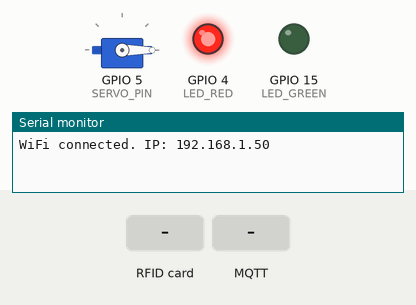
This sketch was run on a simulated ESP8266 (NodeMCU). Shown: servo, output pins drawn as LEDs (lit = HIGH), the last lines printed to the serial monitor. Dashed ring = blinking. The inputs (shaded band) are chosen by the test bench. WiFi joins after 1.5 s; servers stay silent unless stated; random numbers use the default seed unless the sketch sets one; no MQTT or app messages arrive unless stated.

Above: at 2.7 s.
2.8 s: RFID card 5E 7A 19 C4 held to the reader
At 2.87 s:
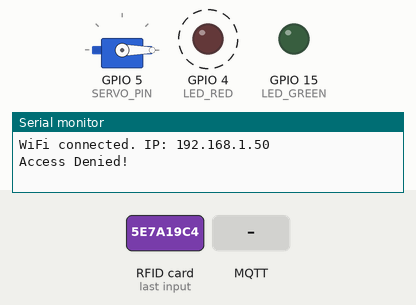
5.8 s: MQTT message "UNLOCK" arrives on the first subscribed topic
At 7.1 s:
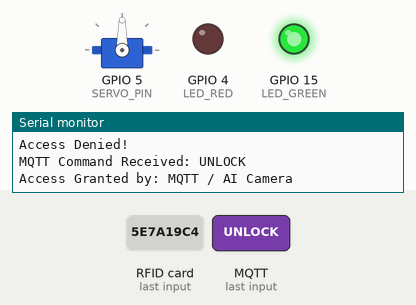
Timing chart, 0 to 12.3 s (numbered marks = the images above; inputs shaded):
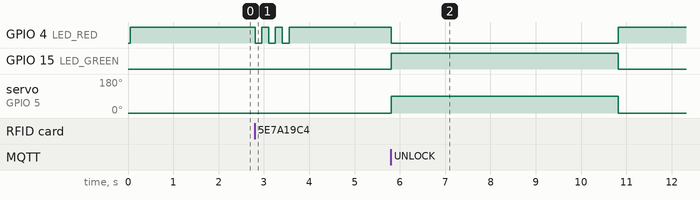

Measured:
- after the input at 2.8 s, GPIO 4 (LED_RED): alternates HIGH for 0.15 s and LOW for 0.15 s, 6 changes in all, then stays HIGH, starting at once
- after the input at 5.8 s, GPIO 4 (LED_RED): HIGH → LOW at once, → HIGH 5.0 s later; GPIO 15 (LED_GREEN): LOW → HIGH at once, → LOW 5.0 s later; servo on GPIO 5 (SERVO_PIN): 0° → 90° at once, → 0° 5.0 s later

The sketch:

keycarddoor_aicam.ino
```cpp
#include <ESP8266WiFi.h>
#include <PubSubClient.h>
#include <SPI.h>
#include <MFRC522.h>
#include <Servo.h>

// --- กำหนดค่า Wi-Fi และ MQTT Broker ---
const char* ssid = "tanapark_104";
const char* password = "00104even";
const char* mqtt_server = "192.168.1.9";

// Topic สำหรับรับคำสั่งสั่งเปิดประตู (จาก Node-RED / n8n)
const char* topic_command = "home/door/command";
// Topic สำหรับส่งสถานะกลับไปแสดงบน Dashboard
const char* topic_status  = "home/door/status";

WiFiClient espClient;
PubSubClient client(espClient);

// --- กำหนดขาพินอุปกรณ์ ---
#define SS_PIN 2     // D4 (GPIO 2)
#define RST_PIN 0    // D3 (GPIO 0)
#define LED_RED 4    // D2 (GPIO 4)
#define LED_GREEN 15 // D8 (GPIO 15)
#define SERVO_PIN 5  // D1 (GPIO 5)

MFRC522 mfrc522(SS_PIN, RST_PIN);
Servo myServo;

// รหัสคีย์การ์ดที่อนุญาต
byte allowedUID[] = {0x44, 0x4D, 0xCE, 0x06};

// ฟังก์ชันเปิดประตูและปิดอัตโนมัติ 5 วินาที (สำหรับคีย์การ์ด / สแกนหน้า / ปุ่มกดชั่วคราว)
void unlockDoor(String triggerSource) {
  Serial.println("Access Granted by: " + triggerSource);
  client.publish(topic_status, "UNLOCKED");

  digitalWrite(LED_GREEN, HIGH);
  digitalWrite(LED_RED, LOW);
  myServo.write(90); // สั่งเซอร์โวเปิดกลอน

  delay(5000); // เปิดค้างไว้ 5 วินาที

  Serial.println("Closing Door Automatically...");
  myServo.write(0); // สั่งเซอร์โวล็อก
  digitalWrite(LED_RED, HIGH);
  digitalWrite(LED_GREEN, LOW);
  client.publish(topic_status, "LOCKED");
}

// ฟังก์ชันรับคำสั่งผ่าน MQTT
void callback(char* topic, byte* payload, unsigned int length) {
  String message = "";
  for (int i = 0; i < length; i++) {
    message += (char)payload[i];
  }
  Serial.print("MQTT Command Received: ");
  Serial.println(message);

  // 1. คำสั่งเปิดประตูแบบปิดเองอัตโนมัติ 5 วินาที
  if (message == "UNLOCK" || message == "UNLOCK_AI") {
    unlockDoor("MQTT / AI Camera");
  }
  // 2. คำสั่งเปิดประตูค้างไว้ตลอด (Hold Open Mode)
  else if (message == "HOLD") {
    Serial.println("Hold Open Mode Activated");
    myServo.write(90);           // หมุนเซอร์โวไปตำแหน่งเปิด
    digitalWrite(LED_GREEN, HIGH); // ไฟเขียวติด
    digitalWrite(LED_RED, LOW);   // ไฟแดงดับ
    client.publish(topic_status, "HOLD_OPEN");
  }
  // 3. คำสั่งสั่งล็อกประตูทันที
  else if (message == "LOCK") {
    Serial.println("Door Locked Manually");
    myServo.write(0);            // หมุนเซอร์โวกลับตำแหน่งล็อก
    digitalWrite(LED_GREEN, LOW);  // ไฟเขียวดับ
    digitalWrite(LED_RED, HIGH);  // ไฟแดงติด
    client.publish(topic_status, "LOCKED");
  }
}

void setup_wifi() {
  delay(10);
  WiFi.begin(ssid, password);
  while (WiFi.status() != WL_CONNECTED) {
    delay(500);
  }
  Serial.println("WiFi connected. IP: " + WiFi.localIP().toString());
}

void reconnect() {
  while (!client.connected()) {
    String clientId = "ESP8266Door-";
    clientId += String(random(0xffff), HEX);
    if (client.connect(clientId.c_str())) {
      client.subscribe(topic_command); // คอยฟังคำสั่งเปิดประตู
      client.publish(topic_status, "LOCKED");
    } else {
      delay(5000);
    }
  }
}

void setup() {
  Serial.begin(115200);
  SPI.begin();
  mfrc522.PCD_Init();

  pinMode(LED_RED, OUTPUT);
  pinMode(LED_GREEN, OUTPUT);

  myServo.attach(SERVO_PIN);
  myServo.write(0);

  digitalWrite(LED_RED, HIGH);
  digitalWrite(LED_GREEN, LOW);

  setup_wifi();
  client.setServer(mqtt_server, 1883);
  client.setCallback(callback);
}

void loop() {
  if (!client.connected()) {
    reconnect();
  }
  client.loop();

  // ตรวจสอบคีย์การ์ด RFID (Manual Control)
  if (!mfrc522.PICC_IsNewCardPresent() || !mfrc522.PICC_ReadCardSerial()) {
    return;
  }

  bool accessGranted = true;
  for (byte i = 0; i < mfrc522.uid.size; i++) {
    if (mfrc522.uid.uidByte[i] != allowedUID[i]) {
      accessGranted = false;
      break;
    }
  }

  if (accessGranted) {
    unlockDoor("RFID Card");
  } else {
    Serial.println("Access Denied!");
    client.publish(topic_status, "DENIED");
    for(int i = 0; i < 3; i++) {
      digitalWrite(LED_RED, LOW);
      delay(150);
      digitalWrite(LED_RED, HIGH);
      delay(150);
    }
  }

  delay(1000);
}
```
